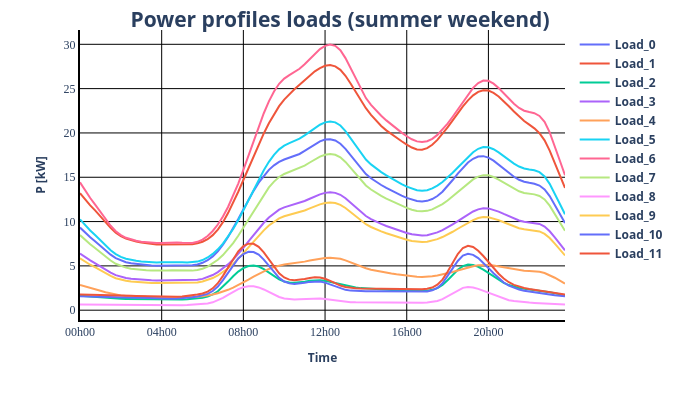
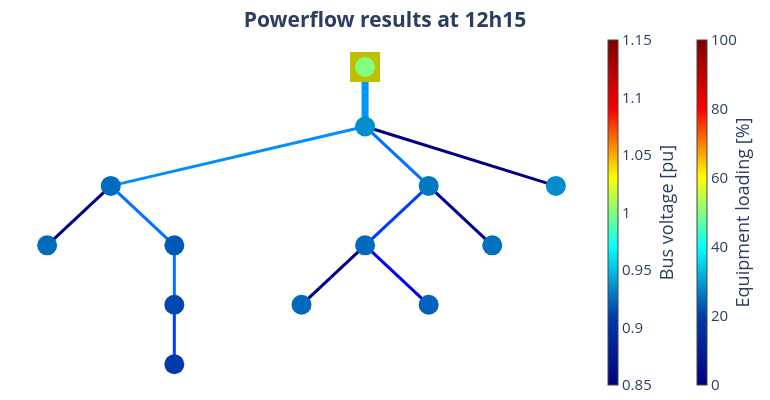

Notebook source saved alongside these figures, in order:
### Markdown cell above
**Analyse – profils de charge (ete, semaine)**
Le profil ete semaine presente un creux nocturne, une remontee matinale et un pic en soiree. La tension suit l’evolution de la charge: elle baisse aux heures de consommation elevee. Ce scenario sert de reference pour evaluer la marge en tension en ete.

### Code cell
### Timeseries summer weekend
reset_timeseries(net_trey, drop_sgen=True)
profile_file_path = "input-data/load_curve/power_profile_cabinet_summer_weekend.xlsx"
time_series = pp_sim.load_power_profile_form_xlsx(file_path=profile_file_path)

load_name = os.path.basename(profile_file_path).replace(".xlsx", "")
p_load = extract_p_profiles(profile_file_path, "load", "Load")
pp_plot.plot_timeseries_result(
    data_df=p_load,
    ylabel="P [kW]",
    plot_title=f"Power profiles loads (summer weekend)",
    filename=os.path.join(load_name + "_power_profiles_all_loads"),
)

# Apply timeseries to net_trey
net_trey.load["profile_mapping"] = net_trey.load["bus"]

pp_sim.apply_power_profile(net=net_trey, equipment="load", power_profiles=time_series["load"])

pp_sim.create_output_writer(net=net_trey, add_results=["res_line.p_from_mw", "res_line.loading_percent"])

result_df = pp_sim.run_time_simulation(net=net_trey)

for plot_time in [time(hour=12, minute=15)]:
    pp_plot.plot_timestamps_powerflow_result(
        net=net_trey,
        plot_time=plot_time,
        filename=os.path.join(load_name + "_power_flow_at_" + pp_plot._time_to_str(plot_time)),
    )
    print()

pp_plot.plot_timeseries_result(
    data_df=result_df["res_bus.vm_pu"],
    ylabel="V [pu]",
    plot_title="Bus voltage - summer weekend",
    filename=os.path.join(load_name + "_voltage_result"),
)

pp_plot.plot_timeseries_result(
    data_df=result_df["res_line.p_from_mw"],
    ylabel="P [MW]",
    plot_title="Line power - summer weekend",
    filename=os.path.join(load_name + "_line_power_result"),
)

pp_plot.plot_timeseries_result(
    data_df=result_df["res_line.loading_percent"],
    ylabel="[%]",
    plot_title=f"Line loading (summer weekend)",
    filename=os.path.join(load_name + "_line_loading_result"),
)

### Figure 1 — Plotly figure (JSON) as saved in the notebook; plotly's stock layout.template omitted (floating-point values rounded to 4 significant figures)
{"data": [{"hovertemplate": "<b>Load_0<br>P [kW]: %{y:.2f}<br>Time: %{text}<b><extra></extra>", "mode": "lines", "name": "<b>Load_0<b>", "text": ["00h00", "00h15", "00h30", "00h45", "01h00", "01h15", "01h30", "01h45", "02h00", "02h15", "02h30", "02h45", "03h00", "03h15", "03h30", "03h45", "04h00", "04h15", "04h30", "04h45", "05h00", "05h15", "05h30", "05h45", "06h00", "06h15", "06h30", "06h45", "07h00", "07h15", "07h30", "07h45", "08h00", "08h15", "08h30", "08h45", "09h00", "09h15", "09h30", "09h45", "10h00", "10h15", "10h30", "10h45", "11h00", "11h15", "11h30", "11h45", "12h00", "12h15", "12h30", "12h45", "13h00", "13h15", "13h30", "13h45", "14h00", "14h15", "14h30", "14h45", "15h00", "15h15", "15h30", "15h45", "16h00", "16h15", "16h30", "16h45", "17h00", "17h15", "17h30", "17h45", "18h00", "18h15", "18h30", "18h45", "19h00", "19h15", "19h30", "19h45", "20h00", "20h15", "20h30", "20h45", "21h00", "21h15", "21h30", "21h45", "22h00", "22h15", "22h30", "22h45", "23h00", "23h15", "23h30", "23h45"], "type": "scatter", "x": [0, 1, 2, 3, 4, 5, 6, 7, 8, 9, 10, 11, 12, 13, 14, 15, 16, 17, 18, 19, 20, 21, 22, 23, 24, 25, 26, 27, 28, 29, 30, 31, 32, 33, 34, 35, 36, 37, 38, 39, 40, 41, 42, 43, 44, 45, 46, 47, 48, 49, 50, 51, 52, 53, 54, 55, 56, 57, 58, 59, 60, 61, 62, 63, 64, 65, 66, 67, 68, 69, 70, 71, 72, 73, 74, 75, 76, 77, 78, 79, 80, 81, 82, 83, 84, 85, 86, 87, 88, 89, 90, 91, 92, 93, 94, 95], "y": [9.326, 8.732, 8.221, 7.741, 7.231, 6.73, 6.262, 5.871, 5.597, 5.414, 5.288, 5.207, 5.137, 5.084, 5.043, 5.023, 5.028, 5.045, 5.065, 5.065, 5.055, 5.043, 5.068, 5.163, 5.346, 5.641, 6.072, 6.648, 7.386, 8.263, 9.239, 10.28, 11.37, 12.44, 13.46, 14.39, 15.18, 15.83, 16.35, 16.73, 17.0, 17.19, 17.38, 17.63, 17.97, 18.35, 18.75, 19.06, 19.26, 19.3, 19.15, 18.79, 18.2, 17.48, 16.7, 15.97, 15.37, 14.88, 14.47, 14.12, 13.8, 13.49, 13.21, 12.93, 12.67, 12.46, 12.32, 12.27, 12.34, 12.54, 12.88, 13.36, 13.98, 14.69, 15.41, 16.09, 16.66, 17.08, 17.33, 17.38, 17.21, 16.87, 16.42, 15.94, 15.47, 15.05, 14.72, 14.49, 14.37, 14.27, 14.07, 13.63, 12.88, 11.91, 10.85, 9.83]}, {"hovertemplate": "<b>Load_1<br>P [kW]: %{y:.2f}<br>Time: %{text}<b><extra></extra>", "mode": "lines", "name": "<b>Load_1<b>", "text": ["00h00", "00h15", "00h30", "00h45", "01h00", "01h15", "01h30", "01h45", "02h00", "02h15", "02h30", "02h45", "03h00", "03h15", "03h30", "03h45", "04h00", "04h15", "04h30", "04h45", "05h00", "05h15", "05h30", "05h45", "06h00", "06h15", "06h30", "06h45", "07h00", "07h15", "07h30", "07h45", "08h00", "08h15", "08h30", "08h45", "09h00", "09h15", "09h30", "09h45", "10h00", "10h15", "10h30", "10h45", "11h00", "11h15", "11h30", "11h45", "12h00", "12h15", "12h30", "12h45", "13h00", "13h15", "13h30", "13h45", "14h00", "14h15", "14h30", "14h45", "15h00", "15h15", "15h30", "15h45", "16h00", "16h15", "16h30", "16h45", "17h00", "17h15", "17h30", "17h45", "18h00", "18h15", "18h30", "18h45", "19h00", "19h15", "19h30", "19h45", "20h00", "20h15", "20h30", "20h45", "21h00", "21h15", "21h30", "21h45", "22h00", "22h15", "22h30", "22h45", "23h00", "23h15", "23h30", "23h45"], "type": "scatter", "x": [0, 1, 2, 3, 4, 5, 6, 7, 8, 9, 10, 11, 12, 13, 14, 15, 16, 17, 18, 19, 20, 21, 22, 23, 24, 25, 26, 27, 28, 29, 30, 31, 32, 33, 34, 35, 36, 37, 38, 39, 40, 41, 42, 43, 44, 45, 46, 47, 48, 49, 50, 51, 52, 53, 54, 55, 56, 57, 58, 59, 60, 61, 62, 63, 64, 65, 66, 67, 68, 69, 70, 71, 72, 73, 74, 75, 76, 77, 78, 79, 80, 81, 82, 83, 84, 85, 86, 87, 88, 89, 90, 91, 92, 93, 94, 95], "y": [13.2, 12.46, 11.83, 11.23, 10.58, 9.917, 9.287, 8.747, 8.354, 8.078, 7.877, 7.741, 7.626, 7.537, 7.469, 7.427, 7.415, 7.421, 7.434, 7.433, 7.427, 7.42, 7.45, 7.545, 7.722, 8.013, 8.467, 9.097, 9.935, 10.96, 12.11, 13.37, 14.69, 16.04, 17.39, 18.7, 19.94, 21.1, 22.13, 23.02, 23.76, 24.38, 24.92, 25.44, 25.97, 26.48, 26.95, 27.32, 27.57, 27.65, 27.51, 27.12, 26.45, 25.59, 24.62, 23.67, 22.79, 22.04, 21.36, 20.78, 20.29, 19.85, 19.45, 19.06, 18.68, 18.35, 18.14, 18.1, 18.28, 18.66, 19.21, 19.88, 20.63, 21.43, 22.23, 22.99, 23.67, 24.24, 24.63, 24.82, 24.78, 24.53, 24.12, 23.6, 23.01, 22.42, 21.84, 21.35, 20.93, 20.52, 19.97, 19.16, 18.01, 16.62, 15.17, 13.79]}, {"hovertemplate": "<b>Load_2<br>P [kW]: %{y:.2f}<br>Time: %{text}<b><extra></extra>", "mode": "lines", "name": "<b>Load_2<b>", "text": ["00h00", "00h15", "00h30", "00h45", "01h00", "01h15", "01h30", "01h45", "02h00", "02h15", "02h30", "02h45", "03h00", "03h15", "03h30", "03h45", "04h00", "04h15", "04h30", "04h45", "05h00", "05h15", "05h30", "05h45", "06h00", "06h15", "06h30", "06h45", "07h00", "07h15", "07h30", "07h45", "08h00", "08h15", "08h30", "08h45", "09h00", "09h15", "09h30", "09h45", "10h00", "10h15", "10h30", "10h45", "11h00", "11h15", "11h30", "11h45", "12h00", "12h15", "12h30", "12h45", "13h00", "13h15", "13h30", "13h45", "14h00", "14h15", "14h30", "14h45", "15h00", "15h15", "15h30", "15h45", "16h00", "16h15", "16h30", "16h45", "17h00", "17h15", "17h30", "17h45", "18h00", "18h15", "18h30", "18h45", "19h00", "19h15", "19h30", "19h45", "20h00", "20h15", "20h30", "20h45", "21h00", "21h15", "21h30", "21h45", "22h00", "22h15", "22h30", "22h45", "23h00", "23h15", "23h30", "23h45"], "type": "scatter", "x": [0, 1, 2, 3, 4, 5, 6, 7, 8, 9, 10, 11, 12, 13, 14, 15, 16, 17, 18, 19, 20, 21, 22, 23, 24, 25, 26, 27, 28, 29, 30, 31, 32, 33, 34, 35, 36, 37, 38, 39, 40, 41, 42, 43, 44, 45, 46, 47, 48, 49, 50, 51, 52, 53, 54, 55, 56, 57, 58, 59, 60, 61, 62, 63, 64, 65, 66, 67, 68, 69, 70, 71, 72, 73, 74, 75, 76, 77, 78, 79, 80, 81, 82, 83, 84, 85, 86, 87, 88, 89, 90, 91, 92, 93, 94, 95], "y": [1.644, 1.589, 1.544, 1.5, 1.448, 1.393, 1.343, 1.304, 1.281, 1.27, 1.263, 1.255, 1.24, 1.22, 1.199, 1.181, 1.171, 1.168, 1.173, 1.184, 1.204, 1.233, 1.275, 1.333, 1.414, 1.55, 1.779, 2.136, 2.639, 3.23, 3.828, 4.356, 4.745, 4.977, 5.041, 4.926, 4.639, 4.247, 3.83, 3.474, 3.239, 3.121, 3.095, 3.136, 3.219, 3.31, 3.379, 3.391, 3.323, 3.194, 3.036, 2.878, 2.744, 2.638, 2.555, 2.491, 2.443, 2.408, 2.376, 2.347, 2.315, 2.282, 2.249, 2.22, 2.196, 2.182, 2.175, 2.181, 2.209, 2.297, 2.494, 2.846, 3.374, 3.984, 4.56, 4.979, 5.153, 5.108, 4.898, 4.579, 4.203, 3.807, 3.426, 3.093, 2.836, 2.646, 2.509, 2.414, 2.342, 2.282, 2.22, 2.139, 2.034, 1.913, 1.791, 1.681]}, {"hovertemplate": "<b>Load_3<br>P [kW]: %{y:.2f}<br>Time: %{text}<b><extra></extra>", "mode": "lines", "name": "<b>Load_3<b>", "text": ["00h00", "00h15", "00h30", "00h45", "01h00", "01h15", "01h30", "01h45", "02h00", "02h15", "02h30", "02h45", "03h00", "03h15", "03h30", "03h45", "04h00", "04h15", "04h30", "04h45", "05h00", "05h15", "05h30", "05h45", "06h00", "06h15", "06h30", "06h45", "07h00", "07h15", "07h30", "07h45", "08h00", "08h15", "08h30", "08h45", "09h00", "09h15", "09h30", "09h45", "10h00", "10h15", "10h30", "10h45", "11h00", "11h15", "11h30", "11h45", "12h00", "12h15", "12h30", "12h45", "13h00", "13h15", "13h30", "13h45", "14h00", "14h15", "14h30", "14h45", "15h00", "15h15", "15h30", "15h45", "16h00", "16h15", "16h30", "16h45", "17h00", "17h15", "17h30", "17h45", "18h00", "18h15", "18h30", "18h45", "19h00", "19h15", "19h30", "19h45", "20h00", "20h15", "20h30", "20h45", "21h00", "21h15", "21h30", "21h45", "22h00", "22h15", "22h30", "22h45", "23h00", "23h15", "23h30", "23h45"], "type": "scatter", "x": [0, 1, 2, 3, 4, 5, 6, 7, 8, 9, 10, 11, 12, 13, 14, 15, 16, 17, 18, 19, 20, 21, 22, 23, 24, 25, 26, 27, 28, 29, 30, 31, 32, 33, 34, 35, 36, 37, 38, 39, 40, 41, 42, 43, 44, 45, 46, 47, 48, 49, 50, 51, 52, 53, 54, 55, 56, 57, 58, 59, 60, 61, 62, 63, 64, 65, 66, 67, 68, 69, 70, 71, 72, 73, 74, 75, 76, 77, 78, 79, 80, 81, 82, 83, 84, 85, 86, 87, 88, 89, 90, 91, 92, 93, 94, 95], "y": [6.402, 5.981, 5.617, 5.276, 4.915, 4.561, 4.231, 3.955, 3.759, 3.628, 3.537, 3.479, 3.432, 3.398, 3.375, 3.365, 3.371, 3.385, 3.398, 3.395, 3.381, 3.365, 3.371, 3.425, 3.537, 3.715, 3.968, 4.292, 4.693, 5.172, 5.721, 6.341, 7.029, 7.754, 8.489, 9.204, 9.865, 10.46, 10.95, 11.34, 11.6, 11.78, 11.92, 12.09, 12.32, 12.58, 12.85, 13.07, 13.24, 13.31, 13.24, 13.02, 12.63, 12.12, 11.57, 11.06, 10.62, 10.28, 9.986, 9.736, 9.507, 9.291, 9.089, 8.894, 8.712, 8.56, 8.455, 8.418, 8.462, 8.583, 8.779, 9.035, 9.342, 9.689, 10.06, 10.44, 10.81, 11.14, 11.38, 11.5, 11.49, 11.34, 11.13, 10.86, 10.59, 10.34, 10.13, 9.989, 9.922, 9.865, 9.73, 9.43, 8.907, 8.229, 7.484, 6.763]}, {"hovertemplate": "<b>Load_4<br>P [kW]: %{y:.2f}<br>Time: %{text}<b><extra></extra>", "mode": "lines", "name": "<b>Load_4<b>", "text": ["00h00", "00h15", "00h30", "00h45", "01h00", "01h15", "01h30", "01h45", "02h00", "02h15", "02h30", "02h45", "03h00", "03h15", "03h30", "03h45", "04h00", "04h15", "04h30", "04h45", "05h00", "05h15", "05h30", "05h45", "06h00", "06h15", "06h30", "06h45", "07h00", "07h15", "07h30", "07h45", "08h00", "08h15", "08h30", "08h45", "09h00", "09h15", "09h30", "09h45", "10h00", "10h15", "10h30", "10h45", "11h00", "11h15", "11h30", "11h45", "12h00", "12h15", "12h30", "12h45", "13h00", "13h15", "13h30", "13h45", "14h00", "14h15", "14h30", "14h45", "15h00", "15h15", "15h30", "15h45", "16h00", "16h15", "16h30", "16h45", "17h00", "17h15", "17h30", "17h45", "18h00", "18h15", "18h30", "18h45", "19h00", "19h15", "19h30", "19h45", "20h00", "20h15", "20h30", "20h45", "21h00", "21h15", "21h30", "21h45", "22h00", "22h15", "22h30", "22h45", "23h00", "23h15", "23h30", "23h45"], "type": "scatter", "x": [0, 1, 2, 3, 4, 5, 6, 7, 8, 9, 10, 11, 12, 13, 14, 15, 16, 17, 18, 19, 20, 21, 22, 23, 24, 25, 26, 27, 28, 29, 30, 31, 32, 33, 34, 35, 36, 37, 38, 39, 40, 41, 42, 43, 44, 45, 46, 47, 48, 49, 50, 51, 52, 53, 54, 55, 56, 57, 58, 59, 60, 61, 62, 63, 64, 65, 66, 67, 68, 69, 70, 71, 72, 73, 74, 75, 76, 77, 78, 79, 80, 81, 82, 83, 84, 85, 86, 87, 88, 89, 90, 91, 92, 93, 94, 95], "y": [2.849, 2.661, 2.499, 2.348, 2.187, 2.03, 1.883, 1.76, 1.673, 1.614, 1.574, 1.548, 1.527, 1.512, 1.502, 1.497, 1.5, 1.506, 1.512, 1.511, 1.505, 1.497, 1.5, 1.524, 1.574, 1.653, 1.766, 1.91, 2.088, 2.301, 2.546, 2.822, 3.128, 3.45, 3.777, 4.095, 4.389, 4.653, 4.874, 5.045, 5.162, 5.24, 5.306, 5.381, 5.482, 5.597, 5.717, 5.818, 5.891, 5.921, 5.891, 5.794, 5.618, 5.395, 5.15, 4.921, 4.727, 4.574, 4.443, 4.332, 4.23, 4.134, 4.044, 3.957, 3.876, 3.809, 3.762, 3.746, 3.765, 3.819, 3.906, 4.02, 4.157, 4.311, 4.476, 4.646, 4.81, 4.955, 5.063, 5.119, 5.111, 5.048, 4.951, 4.832, 4.711, 4.599, 4.506, 4.445, 4.415, 4.389, 4.329, 4.196, 3.963, 3.662, 3.33, 3.009]}, {"hovertemplate": "<b>Load_5<br>P [kW]: %{y:.2f}<br>Time: %{text}<b><extra></extra>", "mode": "lines", "name": "<b>Load_5<b>", "text": ["00h00", "00h15", "00h30", "00h45", "01h00", "01h15", "01h30", "01h45", "02h00", "02h15", "02h30", "02h45", "03h00", "03h15", "03h30", "03h45", "04h00", "04h15", "04h30", "04h45", "05h00", "05h15", "05h30", "05h45", "06h00", "06h15", "06h30", "06h45", "07h00", "07h15", "07h30", "07h45", "08h00", "08h15", "08h30", "08h45", "09h00", "09h15", "09h30", "09h45", "10h00", "10h15", "10h30", "10h45", "11h00", "11h15", "11h30", "11h45", "12h00", "12h15", "12h30", "12h45", "13h00", "13h15", "13h30", "13h45", "14h00", "14h15", "14h30", "14h45", "15h00", "15h15", "15h30", "15h45", "16h00", "16h15", "16h30", "16h45", "17h00", "17h15", "17h30", "17h45", "18h00", "18h15", "18h30", "18h45", "19h00", "19h15", "19h30", "19h45", "20h00", "20h15", "20h30", "20h45", "21h00", "21h15", "21h30", "21h45", "22h00", "22h15", "22h30", "22h45", "23h00", "23h15", "23h30", "23h45"], "type": "scatter", "x": [0, 1, 2, 3, 4, 5, 6, 7, 8, 9, 10, 11, 12, 13, 14, 15, 16, 17, 18, 19, 20, 21, 22, 23, 24, 25, 26, 27, 28, 29, 30, 31, 32, 33, 34, 35, 36, 37, 38, 39, 40, 41, 42, 43, 44, 45, 46, 47, 48, 49, 50, 51, 52, 53, 54, 55, 56, 57, 58, 59, 60, 61, 62, 63, 64, 65, 66, 67, 68, 69, 70, 71, 72, 73, 74, 75, 76, 77, 78, 79, 80, 81, 82, 83, 84, 85, 86, 87, 88, 89, 90, 91, 92, 93, 94, 95], "y": [10.25, 9.573, 8.99, 8.445, 7.868, 7.301, 6.772, 6.33, 6.017, 5.806, 5.661, 5.569, 5.493, 5.44, 5.402, 5.386, 5.396, 5.418, 5.44, 5.434, 5.413, 5.386, 5.396, 5.483, 5.661, 5.947, 6.352, 6.87, 7.512, 8.278, 9.158, 10.15, 11.25, 12.41, 13.59, 14.73, 15.79, 16.74, 17.53, 18.15, 18.57, 18.85, 19.09, 19.36, 19.72, 20.13, 20.57, 20.93, 21.19, 21.3, 21.19, 20.84, 20.21, 19.41, 18.53, 17.7, 17.0, 16.45, 15.98, 15.58, 15.22, 14.87, 14.55, 14.24, 13.94, 13.7, 13.53, 13.47, 13.54, 13.74, 14.05, 14.46, 14.95, 15.51, 16.1, 16.71, 17.3, 17.82, 18.21, 18.41, 18.39, 18.16, 17.81, 17.38, 16.94, 16.55, 16.21, 15.99, 15.88, 15.79, 15.57, 15.09, 14.26, 13.17, 11.98, 10.83]}, {"hovertemplate": "<b>Load_6<br>P [kW]: %{y:.2f}<br>Time: %{text}<b><extra></extra>", "mode": "lines", "name": "<b>Load_6<b>", "text": ["00h00", "00h15", "00h30", "00h45", "01h00", "01h15", "01h30", "01h45", "02h00", "02h15", "02h30", "02h45", "03h00", "03h15", "03h30", "03h45", "04h00", "04h15", "04h30", "04h45", "05h00", "05h15", "05h30", "05h45", "06h00", "06h15", "06h30", "06h45", "07h00", "07h15", "07h30", "07h45", "08h00", "08h15", "08h30", "08h45", "09h00", "09h15", "09h30", "09h45", "10h00", "10h15", "10h30", "10h45", "11h00", "11h15", "11h30", "11h45", "12h00", "12h15", "12h30", "12h45", "13h00", "13h15", "13h30", "13h45", "14h00", "14h15", "14h30", "14h45", "15h00", "15h15", "15h30", "15h45", "16h00", "16h15", "16h30", "16h45", "17h00", "17h15", "17h30", "17h45", "18h00", "18h15", "18h30", "18h45", "19h00", "19h15", "19h30", "19h45", "20h00", "20h15", "20h30", "20h45", "21h00", "21h15", "21h30", "21h45", "22h00", "22h15", "22h30", "22h45", "23h00", "23h15", "23h30", "23h45"], "type": "scatter", "x": [0, 1, 2, 3, 4, 5, 6, 7, 8, 9, 10, 11, 12, 13, 14, 15, 16, 17, 18, 19, 20, 21, 22, 23, 24, 25, 26, 27, 28, 29, 30, 31, 32, 33, 34, 35, 36, 37, 38, 39, 40, 41, 42, 43, 44, 45, 46, 47, 48, 49, 50, 51, 52, 53, 54, 55, 56, 57, 58, 59, 60, 61, 62, 63, 64, 65, 66, 67, 68, 69, 70, 71, 72, 73, 74, 75, 76, 77, 78, 79, 80, 81, 82, 83, 84, 85, 86, 87, 88, 89, 90, 91, 92, 93, 94, 95], "y": [14.42, 13.47, 12.65, 11.89, 11.07, 10.28, 9.532, 8.909, 8.469, 8.172, 7.967, 7.838, 7.732, 7.656, 7.603, 7.58, 7.595, 7.626, 7.656, 7.648, 7.618, 7.58, 7.595, 7.717, 7.967, 8.37, 8.94, 9.669, 10.57, 11.65, 12.89, 14.29, 15.84, 17.47, 19.12, 20.74, 22.22, 23.56, 24.68, 25.54, 26.14, 26.53, 26.86, 27.24, 27.75, 28.34, 28.95, 29.45, 29.83, 29.98, 29.83, 29.33, 28.44, 27.31, 26.07, 24.91, 23.93, 23.16, 22.5, 21.94, 21.42, 20.93, 20.48, 20.04, 19.63, 19.28, 19.05, 18.97, 19.06, 19.34, 19.78, 20.36, 21.05, 21.83, 22.66, 23.52, 24.35, 25.09, 25.63, 25.91, 25.88, 25.56, 25.06, 24.46, 23.85, 23.29, 22.82, 22.5, 22.35, 22.22, 21.92, 21.24, 20.07, 18.54, 16.86, 15.24]}, {"hovertemplate": "<b>Load_7<br>P [kW]: %{y:.2f}<br>Time: %{text}<b><extra></extra>", "mode": "lines", "name": "<b>Load_7<b>", "text": ["00h00", "00h15", "00h30", "00h45", "01h00", "01h15", "01h30", "01h45", "02h00", "02h15", "02h30", "02h45", "03h00", "03h15", "03h30", "03h45", "04h00", "04h15", "04h30", "04h45", "05h00", "05h15", "05h30", "05h45", "06h00", "06h15", "06h30", "06h45", "07h00", "07h15", "07h30", "07h45", "08h00", "08h15", "08h30", "08h45", "09h00", "09h15", "09h30", "09h45", "10h00", "10h15", "10h30", "10h45", "11h00", "11h15", "11h30", "11h45", "12h00", "12h15", "12h30", "12h45", "13h00", "13h15", "13h30", "13h45", "14h00", "14h15", "14h30", "14h45", "15h00", "15h15", "15h30", "15h45", "16h00", "16h15", "16h30", "16h45", "17h00", "17h15", "17h30", "17h45", "18h00", "18h15", "18h30", "18h45", "19h00", "19h15", "19h30", "19h45", "20h00", "20h15", "20h30", "20h45", "21h00", "21h15", "21h30", "21h45", "22h00", "22h15", "22h30", "22h45", "23h00", "23h15", "23h30", "23h45"], "type": "scatter", "x": [0, 1, 2, 3, 4, 5, 6, 7, 8, 9, 10, 11, 12, 13, 14, 15, 16, 17, 18, 19, 20, 21, 22, 23, 24, 25, 26, 27, 28, 29, 30, 31, 32, 33, 34, 35, 36, 37, 38, 39, 40, 41, 42, 43, 44, 45, 46, 47, 48, 49, 50, 51, 52, 53, 54, 55, 56, 57, 58, 59, 60, 61, 62, 63, 64, 65, 66, 67, 68, 69, 70, 71, 72, 73, 74, 75, 76, 77, 78, 79, 80, 81, 82, 83, 84, 85, 86, 87, 88, 89, 90, 91, 92, 93, 94, 95], "y": [8.481, 7.923, 7.441, 6.99, 6.512, 6.043, 5.605, 5.239, 4.98, 4.806, 4.685, 4.609, 4.547, 4.502, 4.471, 4.457, 4.466, 4.484, 4.502, 4.497, 4.48, 4.457, 4.466, 4.538, 4.685, 4.922, 5.257, 5.685, 6.217, 6.851, 7.579, 8.401, 9.312, 10.27, 11.25, 12.19, 13.07, 13.85, 14.51, 15.02, 15.37, 15.6, 15.8, 16.02, 16.32, 16.66, 17.02, 17.32, 17.54, 17.63, 17.54, 17.25, 16.73, 16.06, 15.33, 14.65, 14.07, 13.62, 13.23, 12.9, 12.59, 12.31, 12.04, 11.78, 11.54, 11.34, 11.2, 11.15, 11.21, 11.37, 11.63, 11.97, 12.38, 12.84, 13.33, 13.83, 14.32, 14.75, 15.07, 15.24, 15.22, 15.03, 14.74, 14.39, 14.02, 13.69, 13.42, 13.23, 13.14, 13.07, 12.89, 12.49, 11.8, 10.9, 9.915, 8.959]}, {"hovertemplate": "<b>Load_8<br>P [kW]: %{y:.2f}<br>Time: %{text}<b><extra></extra>", "mode": "lines", "name": "<b>Load_8<b>", "text": ["00h00", "00h15", "00h30", "00h45", "01h00", "01h15", "01h30", "01h45", "02h00", "02h15", "02h30", "02h45", "03h00", "03h15", "03h30", "03h45", "04h00", "04h15", "04h30", "04h45", "05h00", "05h15", "05h30", "05h45", "06h00", "06h15", "06h30", "06h45", "07h00", "07h15", "07h30", "07h45", "08h00", "08h15", "08h30", "08h45", "09h00", "09h15", "09h30", "09h45", "10h00", "10h15", "10h30", "10h45", "11h00", "11h15", "11h30", "11h45", "12h00", "12h15", "12h30", "12h45", "13h00", "13h15", "13h30", "13h45", "14h00", "14h15", "14h30", "14h45", "15h00", "15h15", "15h30", "15h45", "16h00", "16h15", "16h30", "16h45", "17h00", "17h15", "17h30", "17h45", "18h00", "18h15", "18h30", "18h45", "19h00", "19h15", "19h30", "19h45", "20h00", "20h15", "20h30", "20h45", "21h00", "21h15", "21h30", "21h45", "22h00", "22h15", "22h30", "22h45", "23h00", "23h15", "23h30", "23h45"], "type": "scatter", "x": [0, 1, 2, 3, 4, 5, 6, 7, 8, 9, 10, 11, 12, 13, 14, 15, 16, 17, 18, 19, 20, 21, 22, 23, 24, 25, 26, 27, 28, 29, 30, 31, 32, 33, 34, 35, 36, 37, 38, 39, 40, 41, 42, 43, 44, 45, 46, 47, 48, 49, 50, 51, 52, 53, 54, 55, 56, 57, 58, 59, 60, 61, 62, 63, 64, 65, 66, 67, 68, 69, 70, 71, 72, 73, 74, 75, 76, 77, 78, 79, 80, 81, 82, 83, 84, 85, 86, 87, 88, 89, 90, 91, 92, 93, 94, 95], "y": [0.6394, 0.6314, 0.6262, 0.6205, 0.6103, 0.5983, 0.5874, 0.5806, 0.5783, 0.58, 0.5817, 0.58, 0.5737, 0.5629, 0.5509, 0.54, 0.5332, 0.5303, 0.5326, 0.54, 0.5537, 0.5732, 0.6, 0.6337, 0.6788, 0.7547, 0.8854, 1.094, 1.391, 1.74, 2.089, 2.388, 2.593, 2.695, 2.688, 2.568, 2.34, 2.049, 1.749, 1.494, 1.326, 1.239, 1.212, 1.227, 1.266, 1.308, 1.335, 1.327, 1.273, 1.186, 1.088, 1.001, 0.9402, 0.9048, 0.8877, 0.8803, 0.8774, 0.8774, 0.8763, 0.874, 0.8683, 0.8609, 0.8529, 0.8472, 0.8437, 0.8443, 0.8472, 0.8535, 0.8683, 0.9168, 1.031, 1.241, 1.56, 1.93, 2.276, 2.521, 2.609, 2.559, 2.407, 2.194, 1.954, 1.708, 1.477, 1.28, 1.133, 1.027, 0.9528, 0.9003, 0.8586, 0.8238, 0.7924, 0.7604, 0.7267, 0.693, 0.6634, 0.6399]}, {"hovertemplate": "<b>Load_9<br>P [kW]: %{y:.2f}<br>Time: %{text}<b><extra></extra>", "mode": "lines", "name": "<b>Load_9<b>", "text": ["00h00", "00h15", "00h30", "00h45", "01h00", "01h15", "01h30", "01h45", "02h00", "02h15", "02h30", "02h45", "03h00", "03h15", "03h30", "03h45", "04h00", "04h15", "04h30", "04h45", "05h00", "05h15", "05h30", "05h45", "06h00", "06h15", "06h30", "06h45", "07h00", "07h15", "07h30", "07h45", "08h00", "08h15", "08h30", "08h45", "09h00", "09h15", "09h30", "09h45", "10h00", "10h15", "10h30", "10h45", "11h00", "11h15", "11h30", "11h45", "12h00", "12h15", "12h30", "12h45", "13h00", "13h15", "13h30", "13h45", "14h00", "14h15", "14h30", "14h45", "15h00", "15h15", "15h30", "15h45", "16h00", "16h15", "16h30", "16h45", "17h00", "17h15", "17h30", "17h45", "18h00", "18h15", "18h30", "18h45", "19h00", "19h15", "19h30", "19h45", "20h00", "20h15", "20h30", "20h45", "21h00", "21h15", "21h30", "21h45", "22h00", "22h15", "22h30", "22h45", "23h00", "23h15", "23h30", "23h45"], "type": "scatter", "x": [0, 1, 2, 3, 4, 5, 6, 7, 8, 9, 10, 11, 12, 13, 14, 15, 16, 17, 18, 19, 20, 21, 22, 23, 24, 25, 26, 27, 28, 29, 30, 31, 32, 33, 34, 35, 36, 37, 38, 39, 40, 41, 42, 43, 44, 45, 46, 47, 48, 49, 50, 51, 52, 53, 54, 55, 56, 57, 58, 59, 60, 61, 62, 63, 64, 65, 66, 67, 68, 69, 70, 71, 72, 73, 74, 75, 76, 77, 78, 79, 80, 81, 82, 83, 84, 85, 86, 87, 88, 89, 90, 91, 92, 93, 94, 95], "y": [5.848, 5.463, 5.131, 4.82, 4.49, 4.167, 3.865, 3.612, 3.434, 3.314, 3.23, 3.178, 3.135, 3.104, 3.083, 3.073, 3.08, 3.092, 3.104, 3.101, 3.089, 3.073, 3.08, 3.129, 3.23, 3.394, 3.625, 3.92, 4.287, 4.724, 5.226, 5.793, 6.421, 7.083, 7.754, 8.407, 9.011, 9.553, 10.01, 10.36, 10.6, 10.76, 10.89, 11.05, 11.25, 11.49, 11.74, 11.94, 12.09, 12.16, 12.09, 11.89, 11.53, 11.07, 10.57, 10.1, 9.704, 9.39, 9.122, 8.894, 8.684, 8.487, 8.303, 8.124, 7.958, 7.819, 7.724, 7.69, 7.73, 7.841, 8.019, 8.253, 8.534, 8.851, 9.189, 9.537, 9.873, 10.17, 10.39, 10.51, 10.49, 10.36, 10.16, 9.919, 9.67, 9.442, 9.251, 9.125, 9.063, 9.011, 8.888, 8.614, 8.136, 7.517, 6.837, 6.178]}, {"hovertemplate": "<b>Load_10<br>P [kW]: %{y:.2f}<br>Time: %{text}<b><extra></extra>", "mode": "lines", "name": "<b>Load_10<b>", "text": ["00h00", "00h15", "00h30", "00h45", "01h00", "01h15", "01h30", "01h45", "02h00", "02h15", "02h30", "02h45", "03h00", "03h15", "03h30", "03h45", "04h00", "04h15", "04h30", "04h45", "05h00", "05h15", "05h30", "05h45", "06h00", "06h15", "06h30", "06h45", "07h00", "07h15", "07h30", "07h45", "08h00", "08h15", "08h30", "08h45", "09h00", "09h15", "09h30", "09h45", "10h00", "10h15", "10h30", "10h45", "11h00", "11h15", "11h30", "11h45", "12h00", "12h15", "12h30", "12h45", "13h00", "13h15", "13h30", "13h45", "14h00", "14h15", "14h30", "14h45", "15h00", "15h15", "15h30", "15h45", "16h00", "16h15", "16h30", "16h45", "17h00", "17h15", "17h30", "17h45", "18h00", "18h15", "18h30", "18h45", "19h00", "19h15", "19h30", "19h45", "20h00", "20h15", "20h30", "20h45", "21h00", "21h15", "21h30", "21h45", "22h00", "22h15", "22h30", "22h45", "23h00", "23h15", "23h30", "23h45"], "type": "scatter", "x": [0, 1, 2, 3, 4, 5, 6, 7, 8, 9, 10, 11, 12, 13, 14, 15, 16, 17, 18, 19, 20, 21, 22, 23, 24, 25, 26, 27, 28, 29, 30, 31, 32, 33, 34, 35, 36, 37, 38, 39, 40, 41, 42, 43, 44, 45, 46, 47, 48, 49, 50, 51, 52, 53, 54, 55, 56, 57, 58, 59, 60, 61, 62, 63, 64, 65, 66, 67, 68, 69, 70, 71, 72, 73, 74, 75, 76, 77, 78, 79, 80, 81, 82, 83, 84, 85, 86, 87, 88, 89, 90, 91, 92, 93, 94, 95], "y": [1.561, 1.542, 1.529, 1.515, 1.49, 1.461, 1.434, 1.418, 1.412, 1.416, 1.421, 1.416, 1.401, 1.375, 1.345, 1.319, 1.302, 1.295, 1.301, 1.319, 1.352, 1.4, 1.465, 1.547, 1.658, 1.843, 2.162, 2.671, 3.397, 4.249, 5.101, 5.831, 6.333, 6.581, 6.564, 6.27, 5.714, 5.003, 4.27, 3.648, 3.238, 3.025, 2.96, 2.997, 3.092, 3.194, 3.259, 3.241, 3.109, 2.895, 2.657, 2.444, 2.296, 2.21, 2.168, 2.15, 2.143, 2.143, 2.14, 2.134, 2.12, 2.102, 2.083, 2.069, 2.06, 2.062, 2.069, 2.084, 2.12, 2.239, 2.518, 3.029, 3.81, 4.713, 5.558, 6.156, 6.371, 6.248, 5.879, 5.359, 4.77, 4.171, 3.608, 3.127, 2.766, 2.508, 2.327, 2.198, 2.097, 2.012, 1.935, 1.857, 1.775, 1.692, 1.62, 1.563]}, {"hovertemplate": "<b>Load_11<br>P [kW]: %{y:.2f}<br>Time: %{text}<b><extra></extra>", "mode": "lines", "name": "<b>Load_11<b>", "text": ["00h00", "00h15", "00h30", "00h45", "01h00", "01h15", "01h30", "01h45", "02h00", "02h15", "02h30", "02h45", "03h00", "03h15", "03h30", "03h45", "04h00", "04h15", "04h30", "04h45", "05h00", "05h15", "05h30", "05h45", "06h00", "06h15", "06h30", "06h45", "07h00", "07h15", "07h30", "07h45", "08h00", "08h15", "08h30", "08h45", "09h00", "09h15", "09h30", "09h45", "10h00", "10h15", "10h30", "10h45", "11h00", "11h15", "11h30", "11h45", "12h00", "12h15", "12h30", "12h45", "13h00", "13h15", "13h30", "13h45", "14h00", "14h15", "14h30", "14h45", "15h00", "15h15", "15h30", "15h45", "16h00", "16h15", "16h30", "16h45", "17h00", "17h15", "17h30", "17h45", "18h00", "18h15", "18h30", "18h45", "19h00", "19h15", "19h30", "19h45", "20h00", "20h15", "20h30", "20h45", "21h00", "21h15", "21h30", "21h45", "22h00", "22h15", "22h30", "22h45", "23h00", "23h15", "23h30", "23h45"], "type": "scatter", "x": [0, 1, 2, 3, 4, 5, 6, 7, 8, 9, 10, 11, 12, 13, 14, 15, 16, 17, 18, 19, 20, 21, 22, 23, 24, 25, 26, 27, 28, 29, 30, 31, 32, 33, 34, 35, 36, 37, 38, 39, 40, 41, 42, 43, 44, 45, 46, 47, 48, 49, 50, 51, 52, 53, 54, 55, 56, 57, 58, 59, 60, 61, 62, 63, 64, 65, 66, 67, 68, 69, 70, 71, 72, 73, 74, 75, 76, 77, 78, 79, 80, 81, 82, 83, 84, 85, 86, 87, 88, 89, 90, 91, 92, 93, 94, 95], "y": [1.781, 1.758, 1.744, 1.728, 1.7, 1.666, 1.636, 1.617, 1.611, 1.615, 1.62, 1.615, 1.598, 1.568, 1.534, 1.504, 1.485, 1.477, 1.483, 1.504, 1.542, 1.596, 1.671, 1.765, 1.89, 2.102, 2.466, 3.046, 3.875, 4.846, 5.817, 6.651, 7.223, 7.506, 7.487, 7.151, 6.517, 5.706, 4.87, 4.161, 3.693, 3.45, 3.375, 3.418, 3.526, 3.642, 3.717, 3.697, 3.545, 3.302, 3.03, 2.787, 2.619, 2.52, 2.472, 2.452, 2.444, 2.444, 2.44, 2.434, 2.418, 2.398, 2.375, 2.359, 2.35, 2.351, 2.359, 2.377, 2.418, 2.553, 2.871, 3.455, 4.345, 5.375, 6.339, 7.021, 7.266, 7.126, 6.705, 6.112, 5.441, 4.757, 4.115, 3.566, 3.154, 2.86, 2.654, 2.507, 2.391, 2.294, 2.207, 2.118, 2.024, 1.93, 1.847, 1.782]}], "layout": {"font": {"size": 15}, "height": 400, "legend": {"font": {"size": 12}}, "margin": {"t": 30}, "paper_bgcolor": "white", "plot_bgcolor": "white", "title": {"text": "<b>Power profiles loads (summer weekend)<b>", "x": 0.5, "xanchor": "center", "y": 0.97, "yanchor": "top"}, "width": 680, "xaxis": {"gridcolor": "black", "gridwidth": 1, "linecolor": "black", "linewidth": 2, "showgrid": true, "showline": true, "tickfont": {"family": "Arial Black", "size": 12}, "tickmode": "array", "ticktext": ["00h00", "04h00", "08h00", "12h00", "16h00", "20h00"], "tickvals": [0, 16, 32, 48, 64, 80], "title": {"font": {"size": 12}, "text": "<b>Time<b>"}, "zeroline": false}, "yaxis": {"gridcolor": "black", "gridwidth": 1, "linecolor": "black", "linewidth": 2, "showgrid": true, "showline": true, "tickfont": {"family": "Arial Black", "size": 12}, "title": {"font": {"size": 12}, "text": "<b>P [kW]<b>"}, "zeroline": false}}}

### Figure 2 — Plotly figure (JSON) as saved in the notebook; plotly's stock layout.template omitted (floating-point values rounded to 4 significant figures)
{"data": [{"hoverinfo": "text", "legendgroup": "Transformers", "line": {"color": "rgb(0.0,148.5,255.0)", "width": 7}, "mode": "lines", "name": "Transformers", "showlegend": true, "text": "STMT003438<br>Loading: 27.1 %", "type": "scatter", "x": [0, 0, 0], "y": [0, -0.5, -1]}, {"hoverinfo": "text", "legendgroup": "Transformers", "marker": {"color": "rgb(0.0,148.5,255.0)", "size": 1, "symbol": "circle"}, "mode": "markers", "name": "edge_center", "showlegend": false, "text": ["STMT003438<br>Loading: 27.1 %"], "type": "scatter", "x": [0], "y": [-0.5]}, {"hoverinfo": "text", "legendgroup": "lines", "line": {"color": "rgb(0.0,140.5,255.0)", "width": 3}, "mode": "lines", "name": "lines", "showlegend": true, "text": "GKN3x150_150<br>Loading: 26.6 %", "type": "scatter", "x": [0, -1, -2], "y": [-1, -1.5, -2]}, {"hoverinfo": "text", "legendgroup": "lines", "line": {"color": "rgb(0.0,0.0,141.13636363636363)", "width": 3}, "mode": "lines", "name": "lines", "showlegend": false, "text": "GKN3x150_150_2<br>Loading: 1.2 %", "type": "scatter", "x": [-2, -2.25, -2.5], "y": [-2, -2.5, -3]}, {"hoverinfo": "text", "legendgroup": "lines", "line": {"color": "rgb(0.0,116.49999999999997,255.0)", "width": 3}, "mode": "lines", "name": "lines", "showlegend": false, "text": "GKN3X95_95<br>Loading: 24.0 %", "type": "scatter", "x": [-2, -1.75, -1.5], "y": [-2, -2.5, -3]}, {"hoverinfo": "text", "legendgroup": "lines", "line": {"color": "rgb(0.0,116.49999999999997,255.0)", "width": 3}, "mode": "lines", "name": "lines", "showlegend": false, "text": "GKT3X50_50<br>Loading: 23.9 %", "type": "scatter", "x": [-1.5, -1.5, -1.5], "y": [-3, -3.5, -4]}, {"hoverinfo": "text", "legendgroup": "lines", "line": {"color": "rgb(0.0,60.5,255.0)", "width": 3}, "mode": "lines", "name": "lines", "showlegend": false, "text": "GKT3X50_50_2<br>Loading: 18.7 %", "type": "scatter", "x": [-1.5, -1.5, -1.5], "y": [-4, -4.5, -5]}, {"hoverinfo": "text", "legendgroup": "lines", "line": {"color": "rgb(0.0,112.5,255.0)", "width": 3}, "mode": "lines", "name": "lines", "showlegend": false, "text": "GKN3x150_150_3<br>Loading: 23.7 %", "type": "scatter", "x": [0, 0.25, 0.5], "y": [-1, -1.5, -2]}, {"hoverinfo": "text", "legendgroup": "lines", "line": {"color": "rgb(0.0,56.5,255.0)", "width": 3}, "mode": "lines", "name": "lines", "showlegend": false, "text": "GKN3X95_95_2<br>Loading: 18.2 %", "type": "scatter", "x": [0.5, 0.25, 0], "y": [-2, -2.5, -3]}, {"hoverinfo": "text", "legendgroup": "lines", "line": {"color": "rgb(0.0,0.0,132.04545454545453)", "width": 3}, "mode": "lines", "name": "lines", "showlegend": false, "text": "GKN3x150_150_4<br>Loading: 0.4 %", "type": "scatter", "x": [0, -0.25, -0.5], "y": [-3, -3.5, -4]}, {"hoverinfo": "text", "legendgroup": "lines", "line": {"color": "rgb(0.0,0.0,250.22727272727272)", "width": 3}, "mode": "lines", "name": "lines", "showlegend": false, "text": "GKN3X50_50<br>Loading: 10.6 %", "type": "scatter", "x": [0, 0.25, 0.5], "y": [-3, -3.5, -4]}, {"hoverinfo": "text", "legendgroup": "lines", "line": {"color": "rgb(0.0,0.0,154.77272727272728)", "width": 3}, "mode": "lines", "name": "lines", "showlegend": false, "text": "GKN3X50_50_2<br>Loading: 2.5 %", "type": "scatter", "x": [0.5, 0.75, 1], "y": [-2, -2.5, -3]}, {"hoverinfo": "text", "legendgroup": "lines", "line": {"color": "rgb(0.0,0.0,136.5909090909091)", "width": 3}, "mode": "lines", "name": "lines", "showlegend": false, "text": "GKN3X240_240<br>Loading: 1.0 %", "type": "scatter", "x": [0, 0.75, 1.5], "y": [-1, -1.5, -2]}, {"marker": {"cmax": 100, "cmin": 0, "color": "rgb(255,255,255)", "colorbar": {"thickness": 10, "title": {"side": "right", "text": "Equipment loading [%]"}, "x": 1.15}, "colorscale": [[0, "rgb(0,0,131)"], [0.2, "rgb(0,60,170)"], [0.4, "rgb(5,255,255)"], [0.6, "rgb(255,255,0)"], [0.8, "rgb(250,0,0)"], [1, "rgb(128,0,0)"]], "opacity": 0, "size": 0}, "mode": "markers", "type": "scatter", "x": [0], "y": [-1]}, {"hoverinfo": "text", "legendgroup": "lines", "marker": {"color": "rgb(128, 128, 128)", "size": 1, "symbol": "circle"}, "mode": "markers", "name": "edge_center", "showlegend": false, "text": ["GKN3x150_150<br>Loading: 26.6 %", "GKN3x150_150_2<br>Loading: 1.2 %", "GKN3X95_95<br>Loading: 24.0 %", "GKT3X50_50<br>Loading: 23.9 %", "GKT3X50_50_2<br>Loading: 18.7 %", "GKN3x150_150_3<br>Loading: 23.7 %", "GKN3X95_95_2<br>Loading: 18.2 %", "GKN3x150_150_4<br>Loading: 0.4 %", "GKN3X50_50<br>Loading: 10.6 %", "GKN3X50_50_2<br>Loading: 2.5 %", "GKN3X240_240<br>Loading: 1.0 %"], "type": "scatter", "x": [-1], "y": [-1.5]}, {"hoverinfo": "text", "marker": {"color": "rgb(191, 191, 0)", "size": 30, "symbol": "square"}, "mode": "markers", "name": "Ext grid", "text": [null], "type": "scatter", "x": [0], "y": [0]}, {"hoverinfo": "text", "marker": {"cmax": 1.15, "cmin": 0.85, "color": [0.9357, 0.9247, 0.9244, 0.9188, 0.9136, 0.909, 0.9283, 0.9244, 0.9242, 0.922, 0.9266, 0.935, 1], "colorbar": {"thickness": 10, "title": {"side": "right", "text": "Bus voltage [pu]"}, "x": 1}, "colorscale": [[0, "rgb(0,0,131)"], [0.2, "rgb(0,60,170)"], [0.4, "rgb(5,255,255)"], [0.6, "rgb(255,255,0)"], [0.8, "rgb(250,0,0)"], [1, "rgb(128,0,0)"]], "size": 20, "symbol": "circle"}, "mode": "markers", "name": "buses", "text": ["STMT003438<br>V: 0.936 pu", "CDBT004764<br>V: 0.925 pu", "CDBT003746<br>V: 0.924 pu", "CDBT004760<br>V: 0.919 pu", "CDBT012139<br>V: 0.914 pu", "CDBT900784<br>V: 0.909 pu", "CDBT901452<br>V: 0.928 pu", "CDBT004774<br>V: 0.924 pu", "CDBT901604<br>V: 0.924 pu", "CDBT016055<br>V: 0.922 pu", "N1<br>V: 0.927 pu", "60437<br>V: 0.935 pu", "STMT003438HV<br>V: 1.0 pu"], "type": "scatter", "x": [0, -2, -2.5, -1.5, -1.5, -1.5, 0.5, 0, -0.5, 0.5, 1, 1.5, 0], "y": [-1, -2, -3, -3, -4, -5, -2, -3, -4, -4, -3, -2, 0]}], "layout": {"font": {"size": 15}, "height": 400, "hovermode": "closest", "legend": {"font": {"size": 12}, "itemsizing": "constant"}, "margin": {"b": 5, "l": 5, "r": 5, "t": 30}, "paper_bgcolor": "white", "plot_bgcolor": "white", "showlegend": false, "title": {"text": "<b>Powerflow results at 12h15<b>", "x": 0.5, "xanchor": "center", "y": 0.97, "yanchor": "top"}, "width": 770, "xaxis": {"showgrid": false, "showticklabels": false, "tickfont": {"family": "Arial Black", "size": 12}, "title": {"font": {"size": 12}}, "zeroline": false}, "yaxis": {"showgrid": false, "showticklabels": false, "tickfont": {"family": "Arial Black", "size": 12}, "title": {"font": {"size": 12}}, "zeroline": false}}}
